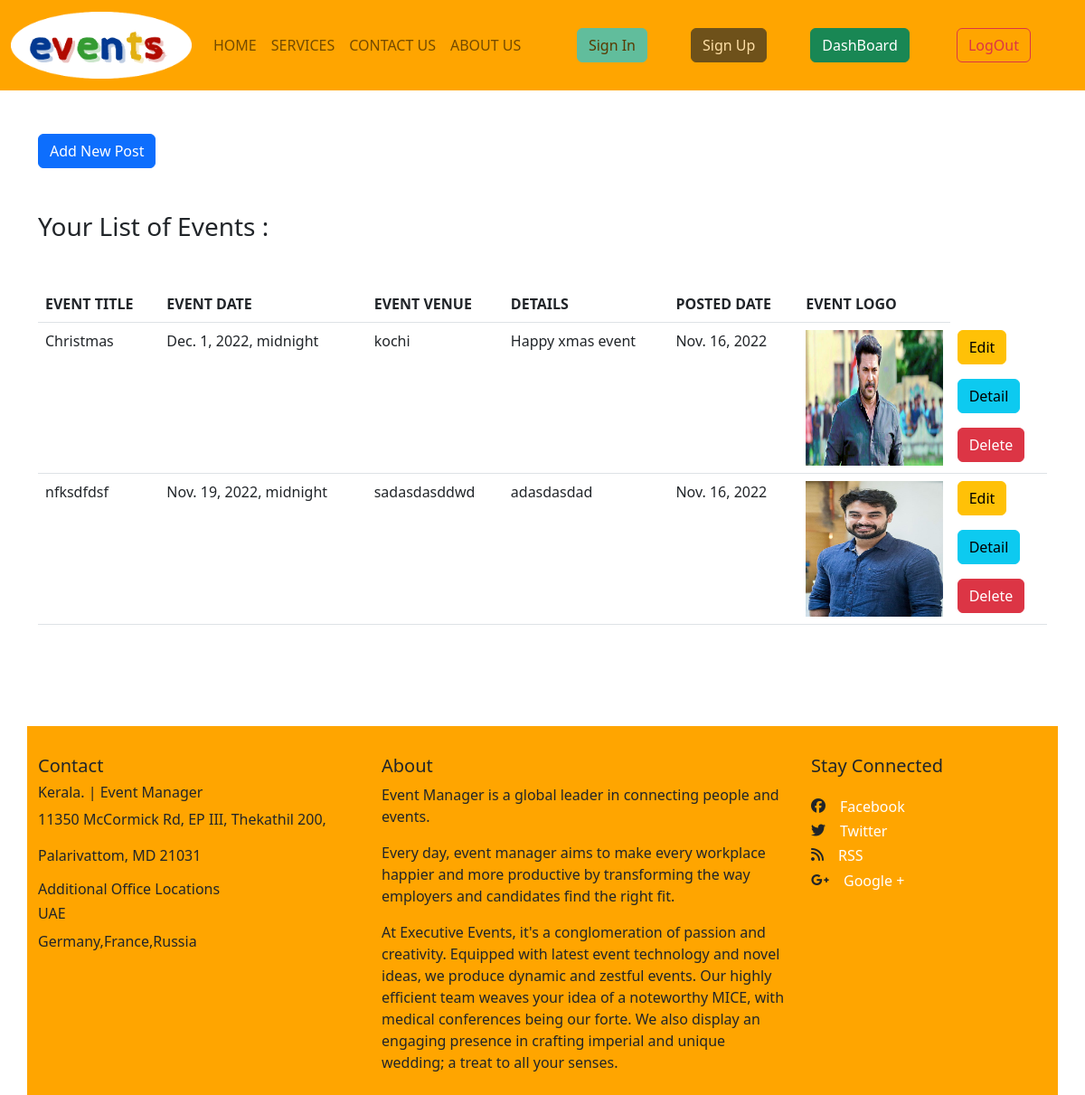
/post_list (signed in), run on an earlier commit of the app's database.
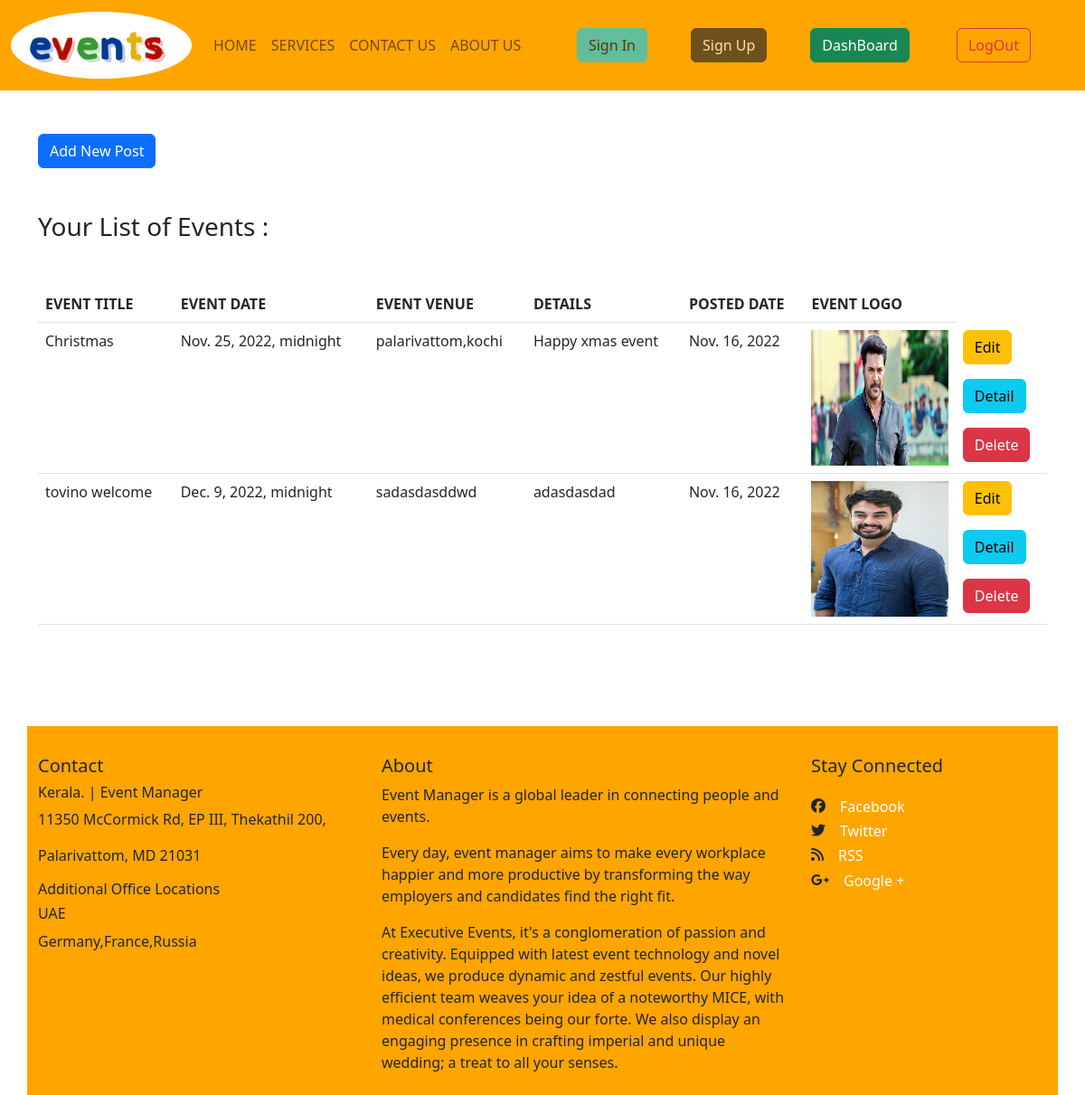
And on a later commit of the database.
### apps/post/models.py (models this page shows)
class PostModel(models.Model):
    user = models.ForeignKey(User, on_delete=models.CASCADE)
    event_title = models.CharField(max_length=120, null=False)
    event_date = models.DateField(null=False)
    content = models.TextField(null=False)
    location = models.CharField(max_length=200, null=False)
    date = models.DateField(auto_now_add=True)
    pic = models.ImageField(upload_to='events',
                            validators=[FileExtensionValidator(allowed_extensions=['jpeg', 'png', 'jpg'])], null=False,
                            blank=False)

### apps/post/views.py (the view)
# urls.py: path('post_list', post_views.ListPostView.as_view(), name="post_list"),
@method_decorator(login_required, name="dispatch")
class ListPostView(ListView):
    template_name = "eventWebsite/post_list.html"
    model = PostModel
    context_object_name = 'posts' # with this data can be accessed in front end html
    def get_queryset(self):
        return PostModel.objects.filter(user=self.request.user)

### apps/verified_access.py (called while the page is built)
def login_required(fn):
    def wrapper(request, *args, **kwargs):
        if not request.user.is_authenticated:
            messages.error(request, "Login to Access")
            return redirect("login")
        else:
            return fn(request, *args, **kwargs)
    return wrapper

### templates/eventWebsite/post_list.html
{% extends 'eventWebsite/base.html' %}
{% block content %}
{% load static %}
<div class="container mb-5">
    <div class="row mt-5">
        <div class="col-2">
            <a class="btn btn-primary" href="{% url 'add_post' %}" role="button">Add New Post</a>
        </div>
        <div class="col-8">
        </div>
        <div class="col-2"></div>
    </div>
    <div class="row">
        <div class="col-12 mb-5 mt-5">
            <h3>Your List of Events :</h3>
            {%if posts %}
            <table class="table mt-5">
                <tr>
                    <th>EVENT TITLE</th>
                    <th>EVENT DATE</th>
                    <th>EVENT VENUE</th>
                    <th>DETAILS</th>
                    <th>POSTED DATE</th>
                    <th width="15%">EVENT LOGO</th>
                </tr>
                {%for post in posts%}
                <tr>
                    <td>{{post.event_title}}</td>
                    <td>{{post.event_date}}</td>
                    <td>{{post.location}}</td>
                    <td>{{post.content}}</td>
                    <td>{{post.date}}</td>
                    <td>
                        {%if post.pic%}
                        <img src={{post.pic.url}} class="card-img-top" alt="..." width="150" height="150">
                        {% endif %}
                    </td>
                    <td>
                        <a href="{% url 'post_update' post.id %}" class="btn btn-warning ">Edit</a><br>
                        <a href="{% url 'post_detail' post.id %}" class="btn btn-info mt-3">Detail</a><br>
                        <a href="{% url 'delete_post' post.id %}" class="btn btn-danger mt-3">Delete</a><br>
                    </td>
                </tr>
                {%endfor%}
            </table>
            {%else%}
            <h2 class="text-danger">No Upcoming Events Posted</h2>
            {%endif%}
        </div>
    </div>
</div>
{%endblock%}

### templates/eventWebsite/base.html (shortened to what this page needs)
<!DOCTYPE html>
{% load static %}
<html lang="en">
<head>
    <link href="https://cdn.jsdelivr.net/npm/bootstrap@5.2.1/dist/css/bootstrap.min.css" rel="stylesheet"
>
</head>
<body>
{% include 'eventWebsite/navbar.html' %}
    {% block content %}{% endblock %}
    {% include 'eventWebsite/footer.html' %}
</body>
</html>

### templates/eventWebsite/navbar.html (shortened to what this page needs)
{% load static %}
<nav class="navbar navbar-expand-lg " style="background-color: #ffa500;">
    <div id="leftrightspace" class="container-fluid ">
        <a class="navbar-brand" href="{% url 'home' %}">
            <img class="img-fluid" width="200" src="{% static 'events.png' %}" alt="logo">
        </a>
        <div class="collapse navbar-collapse" id="navbarSupportedContent">
            <ul class="navbar-nav">
                <li class="nav-item text-center">
                    <a class="nav-link " href="{% url 'home' %}">HOME</a>
                </li>
                <li class="nav-item text-center">
                    <a class="nav-link" href="{% url 'services' %}">SERVICES</a>
                </li>
                <li class="nav-item text-center">
                    <a class="nav-link" href="{% url 'contact' %}">CONTACT US</a>
                </li>
                <li class="nav-item text-center">
                    <a class="nav-link" href="{% url 'about_us' %}">ABOUT US</a>
                </li>
            </ul>
            <ul class="navbar-nav buttons-navbar mt-auto mb-auto ms-auto">
                <li class="nav-item me-5">
                    <button class="btn btn-info" onclick="window.location.href='{% url 'login' %}'" id="sign_in">Sign
                        In
                    </button>
                </li>
                <li class="nav-item me-5">
                    <button class="btn btn-dark" onclick="window.location.href='{% url 'register' %}'" id="sign_up">Sign
                        Up
                    </button>
                </li>
                <li class="nav-item me-5">
                    <button type="button" class="btn btn-success me-5"
                            onclick="window.location.href='{% url 'post_list' %}'" disabled id="post_list">DashBoard
                    </button>
                    <button type="button" class="btn btn-outline-danger"
                            onclick="window.location.href='{% url 'logout' %}'" disabled id="logout">LogOut
                    </button>
                </li>
            </ul>
        </div>
    </div>
</nav>

### templates/eventWebsite/footer.html
<div class="footer " style="margin-bottom:0; ">
    <div class="fmain " id="leftrightspace">
        <div class="container" style="background-color: #ffa500;">
            <div class="row">
                <div class="col-lg-4 col-md-4 col-sm-12 mb-2 mt-3">
                    <h5 class="mt-3">Contact</h5>
                    <h6>Kerala. | Event Manager</h6>
                    <P>11350 McCormick Rd, EP III, Thekathil 200,</P>
                    <P>Palarivattom, MD 21031</P>
                    <h6> Additional Office Locations</h6>
                    <h6>UAE</h6>
                    <p>Germany,France,Russia</p>
                </div>
                <div class="col-lg-5 col-md-4 col-sm-12 mb-2 mt-3">
                    <h5 class="mt-3">About</h5>
                    <p>Event Manager is a global leader in connecting people and events.
                    </p>
                    <p>Every day, event manager aims to make every workplace happier
                        and more productive by transforming the way employers and candidates find the right fit.</p>
                    <p>At Executive Events, it's a conglomeration of passion and creativity. Equipped with latest event
                        technology and novel ideas, we produce dynamic and zestful events. Our highly efficient team
                        weaves your idea of a noteworthy MICE, with medical conferences being our forte. We also display
                        an engaging presence in crafting imperial and unique wedding; a treat to all your senses.
                    </p>
                </div>
                <div class="col-lg-3 col-md-4 col-sm-12 mb-2 mt-3">
                    <h5 class="mt-3">Stay Connected</h5>
                    <div class="mt-4" style="display: flex;">
                        <i class="fa-brands fa-facebook"></i>
                        <a style="text-decoration:none ;color: white;" href=""><h6 class="ms-3">Facebook</h6></a>
                    </div>
                    <div style="display: flex;">
                        <i class="fa-brands fa-twitter"></i>
                        <a style="text-decoration:none ;color: white;" href=""><h6 class="ms-3">Twitter</h6></a>
                    </div>
                    <div style="display: flex;">
                        <i class="fa-solid fa-rss"></i>
                        <a style="text-decoration:none ;color: white;" href=""><h6 class="ms-3">RSS</h6></a>
                    </div>
                    <div style="display: flex;">
                        <i class="fa-brands fa-google-plus-g"></i>
                        <a style="text-decoration:none ;color: white;" href=""><h6 class="ms-3">Google +</h6></a>
                    </div>
                </div>
            </div>
        </div>
    </div>
</div>

What changed in the data, as far as the page shows it:
changed PostModel "Christmas": event_date "Dec. 1, 2022, midnight" → "Nov. 25, 2022, midnight"; location "kochi" → "palarivattom,kochi"
changed PostModel "sadasdasddwd": event_title "nfksdfdsf" → "tovino welcome"; event_date "Nov. 19, 2022, midnight" → "Dec. 9, 2022, midnight"
